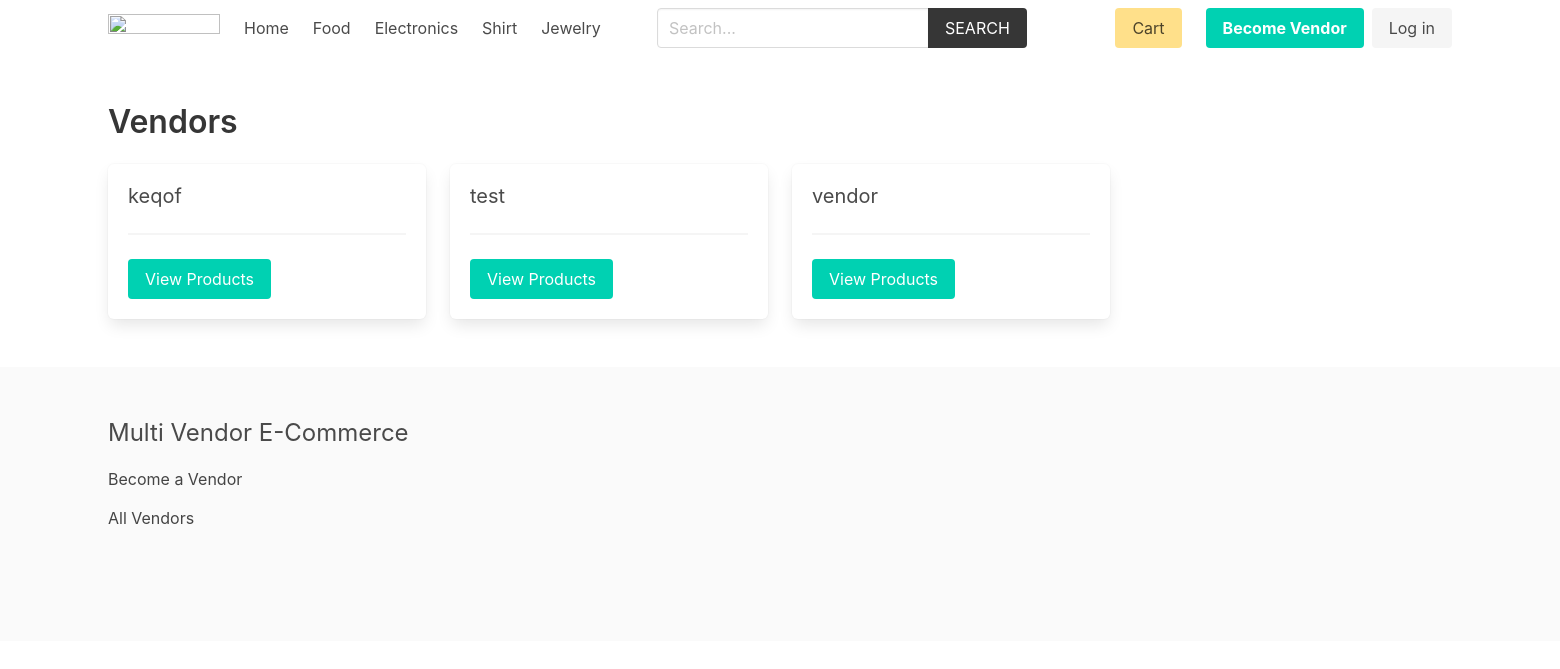
Before: /vendor/ with the older database file.
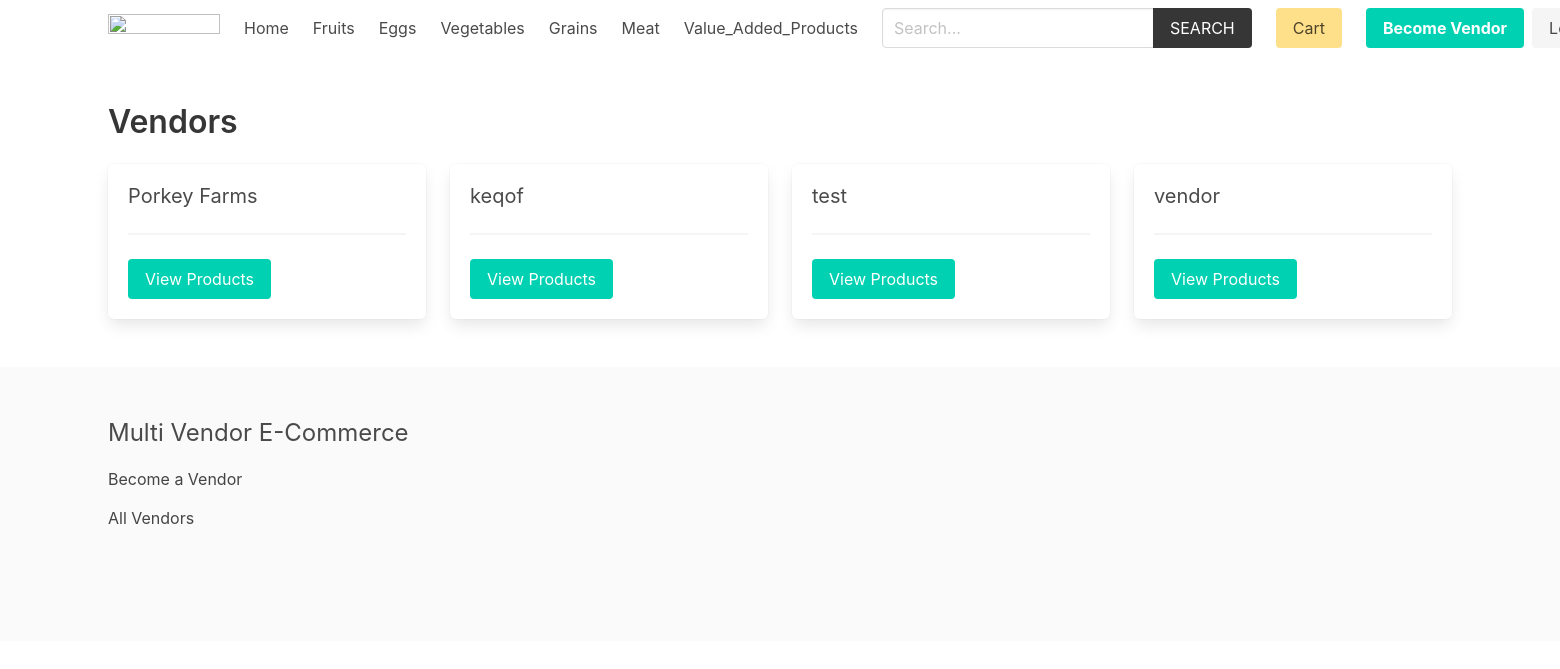
After: the same page with the newer database file.
### product/models.py (models this page shows, shortened)
class Category(models.Model):
    title = models.CharField(max_length=50)
    slug = models.SlugField(max_length=55)
    ordering = models.IntegerField(default=0)
    class Meta:
        ordering = ['ordering']

### vendor/models.py (models this page shows, shortened)
class Vendor(models.Model):
    name = models.CharField(max_length=255)
    created_at = models.DateTimeField(auto_now_add=True)
    created_by = models.OneToOneField(User, related_name='vendor', on_delete=models.CASCADE)
    class Meta:
        ordering = ['name']

### vendor/views.py (the view)
# urls.py: path('', views.vendors, name="vendors"),
def vendors(request):
    vendors = Vendor.objects.all()
    return render(request, 'vendor/vendors.html', {'vendors': vendors})

### cart/cart.py (called while the page is built)
    def __len__(self):
        return sum(item['quantity'] for item in self.cart.values())

### cart/context_processors.py (called while the page is built)
def cart(request):
    return {'cart': Cart(request)}

### product/context_processors.py (called while the page is built)
def menu_categories(request):
    categories = Category.objects.all()
    return {'categories': categories}

### templates/vendor/vendors.html (shortened to what this page needs)
{% extends 'core/base.html' %}
{% block content %}
    <h1 class="title">Vendors</h1>
    <div class="columns is-multiline">
        {% for vendor in vendors %}
            <div class="column is-3">
                <div class="box">
                    <h2 class="subtitle">
                        {{ vendor.name }}
                    </h2>
                    <hr>
                    <a href="{% url 'vendor:vendor' vendor.id %}" class="button is-primary ">View Products</a>
                </div>
            </div>
        {% endfor %}
    </div>
{% endblock content %}

### templates/core/base.html (shortened to what the changed rows need)
{% load static %}
<!DOCTYPE html>
<html lang="en">
<head>
    <link rel="stylesheet" href="https://cdn.jsdelivr.net/npm/bulma@0.9.2/css/bulma.min.css">
    <link rel="stylesheet" href="{% static 'css/main.css' %}">
</head>
<body>
    <div class="container">
        <nav class="navbar" role="navigation" aria-label="main navigation">
            <div id="navbarBasicExample" class="navbar-menu">
                <div class="navbar-start">
                <a class="navbar-item" href="{% url 'core:home' %}">
                    Home
                </a>
                {% for category in categories %}
                    <a class="navbar-item" href="{% url 'product:category' category.slug %}">
                        {{category.title}}
                    </a>
                {% endfor %}
                </div>
            </div>
            </nav>
    </div>
    <section class="section">
        <div class="container">
            {% block content %}{% endblock content %}
        </div>
    </section>
</body>
</html>

Changed rows visible on the page:
removed Category: title "Food"
removed Category: title "Electronics"
removed Category: title "Shirt"
removed Category: title "Jewelry"
added Category: title "Fruits"
added Category: title "Eggs"
added Category: title "Vegetables"
added Category: title "Grains"
added Category: title "Meat"
added Category: title "Value_Added_Products"
added Vendor: name "Porkey Farms"
